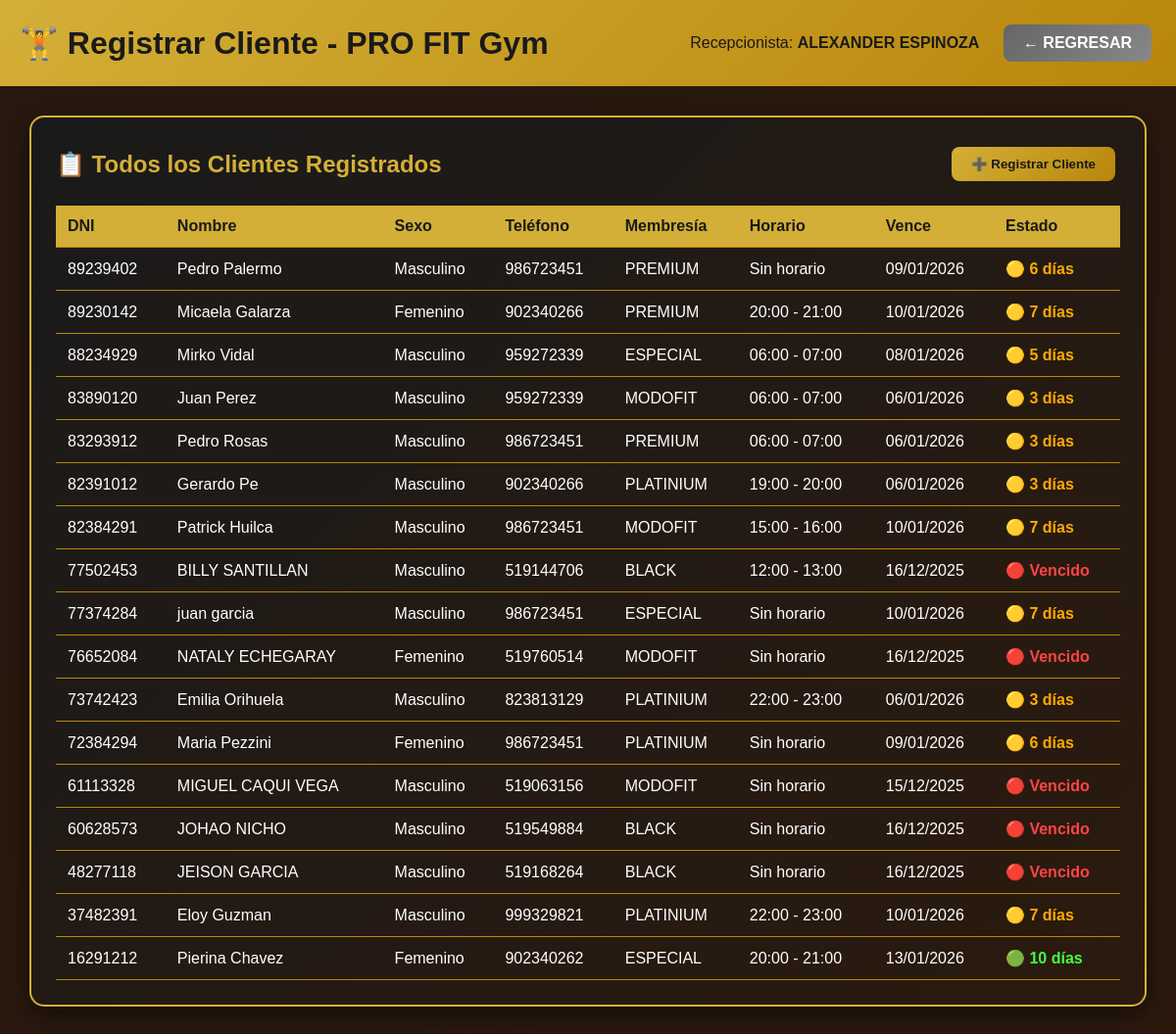
The page /empleado/clientes.php (signed in) on the database its author committed.
### tables this page shows
CREATE TABLE `membresia` (
  `Cod_Membresia` int(11) NOT NULL,
  `Fecha_Inicio` date DEFAULT NULL,
  `Fecha_Fin` date DEFAULT NULL,
  `Precio` decimal(10,2) DEFAULT NULL,
  `DNI_Cliente` char(8) DEFAULT NULL,
  `Cod_Pago` int(11) DEFAULT NULL,
  `Cod_Documento` int(11) DEFAULT NULL,
  `Cod_Estado` int(11) DEFAULT NULL,
  `Cod_Tipo_Membresia` int(11) DEFAULT NULL,
  `Estado` int(11) DEFAULT NULL
);

CREATE TABLE `cliente` (
  `DNI` char(8) NOT NULL,
  `Nombre` varchar(30) DEFAULT NULL,
  `Sexo` varchar(10) DEFAULT NULL,
  `Telefono` varchar(9) DEFAULT NULL,
  `Direccion` varchar(50) DEFAULT NULL,
  `Estado` int(11) DEFAULT NULL
);

CREATE TABLE `tipo_membresia` (
  `Cod_Tipo_Membresia` int(11) NOT NULL,
  `Nombre` varchar(20) DEFAULT NULL,
  `Estado` int(11) DEFAULT NULL,
  `precio_base` decimal(10,2) DEFAULT 0.00,
  `precio_oferta` decimal(10,2) DEFAULT 0.00,
  `tiene_oferta` tinyint(1) DEFAULT 0,
  `porcentaje_descuento` decimal(5,2) DEFAULT 0.00
);

CREATE TABLE `horario` (
  `Cod_Horario` int(11) NOT NULL,
  `Turno` varchar(25) DEFAULT NULL,
  `Fecha` date DEFAULT NULL,
  `Estado` int(11) DEFAULT NULL,
  `Cod_Coach` int(8) DEFAULT NULL
);

### empleado/clientes.php (the view, shortened to what this page needs)
<?php
require_once '../conexion.php';
$usuario = $_SESSION['usuario'];
?>
<!DOCTYPE html>
<html lang="es">
<head>
</head>
<body>
    <div class="header">
        <h1>🏋️ Registrar Cliente - PRO FIT Gym</h1>
        <div>
            <span style="color: #1a1a1a; margin-right: 15px;">
                Recepcionista: <strong><?php echo htmlspecialchars($usuario['nombre']); ?></strong>
            </span>
            <a href="../dashboard.php" class="btn btn-back">← REGRESAR</a>
        </div>
    </div>
    <div class="container">
        <div class="card">
            <div class="card-header">
                <h2>📋 Todos los Clientes Registrados</h2>
                <button class="btn" onclick="abrirModalRegistrar()">➕ Registrar Cliente</button>
            </div>
            <table>
                <thead>
                    <tr>
                        <th>DNI</th>
                        <th>Nombre</th>
                        <th>Sexo</th>
                        <th>Teléfono</th>
                        <th>Membresía</th>
                        <th>Horario</th>
                        <th>Vence</th>
                        <th>Estado</th>
                    </tr>
                </thead>
                <tbody>
                    <?php
                    $sql_clientes = "SELECT
                        c.DNI,
                        c.Nombre,
                        c.Sexo,
                        c.Telefono,
                        c.Direccion,
                        c.Estado,
                        tm.Nombre as Tipo_Membresia,
                        m.Fecha_Inicio,
                        m.Fecha_Fin,
                        m.Precio,
                        h.Turno,
                        DATEDIFF(m.Fecha_Fin, CURDATE()) as Dias_Restantes
                    FROM CLIENTE c
                    LEFT JOIN MEMBRESIA m ON c.DNI = m.DNI_Cliente AND m.Estado = 1
                    LEFT JOIN TIPO_MEMBRESIA tm ON m.Cod_Tipo_Membresia = tm.Cod_Tipo_Membresia
                    LEFT JOIN DETALLE_CLIENTE_H dch ON c.DNI = dch.DNI_Cliente AND dch.Estado = 1
                    LEFT JOIN HORARIO h ON dch.Cod_Horario = h.Cod_Horario
                    WHERE c.Estado = 1
                    ORDER BY c.DNI DESC";
                    $resultado = $conexion->query($sql_clientes);
                    if (!$resultado) {
                        echo '<tr><td colspan="8" style="text-align: center; color: red;">ERROR EN CONSULTA: ' . htmlspecialchars($conexion->error) . '</td></tr>';
                    } elseif ($resultado->num_rows > 0) {
                        while ($fila = $resultado->fetch_assoc()) {
                            $dias = $fila['Dias_Restantes'];
                            if ($dias === null) {
                                $estado_texto = '⚪ Sin membresía';
                                $estado_color = '#888';
                            } elseif ($dias < 0) {
                                $estado_texto = '🔴 Vencido';
                                $estado_color = '#ff4444';
                            } elseif ($dias <= 7) {
                                $estado_texto = '🟡 ' . $dias . ' días';
                                $estado_color = '#ffaa00';
                            } else {
                                $estado_texto = '🟢 ' . $dias . ' días';
                                $estado_color = '#44ff44';
                            }
                            echo "<tr>";
                            echo "<td>" . htmlspecialchars($fila['DNI']) . "</td>";
                            echo "<td>" . htmlspecialchars($fila['Nombre']) . "</td>";
                            echo "<td>" . htmlspecialchars($fila['Sexo']) . "</td>";
                            echo "<td>" . htmlspecialchars($fila['Telefono']) . "</td>";
                            echo "<td>" . htmlspecialchars($fila['Tipo_Membresia'] ?? 'Sin membresía') . "</td>";
                            echo "<td>" . htmlspecialchars($fila['Turno'] ?? 'Sin horario') . "</td>";
                            echo "<td>" . ($fila['Fecha_Fin'] ? date('d/m/Y', strtotime($fila['Fecha_Fin'])) : 'N/A') . "</td>";
                            echo "<td style='color: $estado_color; font-weight: bold;'>$estado_texto</td>";
                            echo "</tr>";
                        }
                    } else {
                        echo '<tr><td colspan="8" style="text-align: center; color: #888;">No hay clientes registrados</td></tr>';
                    }
                    ?>
                </tbody>
            </table>
        </div>
    </div>
</body>
</html>

### empleado/clientes.php (style rules this page uses)
* { margin: 0; padding: 0; box-sizing: border-box; }
body { font-family: Arial, sans-serif; background: linear-gradient(135deg, #1a1a1a 0%, #2b1a0e 100%); min-height: 100vh; color: #d4af37; }
.header { background: linear-gradient(135deg, #d4af37 0%, #b8860b 100%); color: #1a1a1a; padding: 20px; display: flex; justify-content: space-between; align-items: center; }
.container { padding: 30px; background: rgba(43, 26, 14, 0.8); min-height: calc(100vh - 80px); }
.card { background: linear-gradient(135deg, #1a1a1a, #2b1a0e); padding: 25px; border-radius: 15px; margin-bottom: 25px; box-shadow: 0 8px 25px rgba(0, 0, 0, 0.5); border: 2px solid #d4af37; }
.card-header { display: flex; justify-content: space-between; align-items: center; margin-bottom: 20px; }
.btn { padding: 10px 20px; background: linear-gradient(135deg, #d4af37, #b8860b); color: #1a1a1a; border: none; border-radius: 8px; cursor: pointer; font-weight: bold; margin: 5px; text-decoration: none; display: inline-block; transition: all 0.3s ease; }
.btn-back { background: linear-gradient(135deg, #666, #888); color: white; }
table { width: 100%; border-collapse: collapse; margin-top: 15px; color: white; }
th, td { padding: 12px; text-align: left; border-bottom: 1px solid #b8860b; }
th { background: #d4af37; color: #1a1a1a; }

### rows shown on the page
membresia: DNI_Cliente.DNI "89239402", DNI_Cliente.Nombre "Pedro Palermo", DNI_Cliente.Sexo "Masculino", DNI_Cliente.Telefono "986723451", Cod_Tipo_Membresia.Nombre "PREMIUM", Turno "Sin horario", Fecha_Fin "09/01/2026", estado_texto "🟡 6 días"
cliente: DNI "89230142", Nombre "Micaela Galarza", Sexo "Femenino", Telefono "902340266", tipo_membresia.Nombre "PREMIUM", horario.Turno "20:00 - 21:00", membresia.Fecha_Fin "10/01/2026", estado_texto "🟡 7 días"
cliente: DNI "88234929", Nombre "Mirko Vidal", Sexo "Masculino", Telefono "959272339", tipo_membresia.Nombre "ESPECIAL", horario.Turno "06:00 - 07:00", membresia.Fecha_Fin "08/01/2026", estado_texto "🟡 5 días"
cliente: DNI "83890120", Nombre "Juan Perez", Sexo "Masculino", Telefono "959272339", tipo_membresia.Nombre "MODOFIT", horario.Turno "06:00 - 07:00", membresia.Fecha_Fin "06/01/2026", estado_texto "🟡 3 días"
cliente: DNI "83293912", Nombre "Pedro Rosas", Sexo "Masculino", Telefono "986723451", tipo_membresia.Nombre "PREMIUM", horario.Turno "06:00 - 07:00", membresia.Fecha_Fin "06/01/2026", estado_texto "🟡 3 días"
cliente: DNI "82391012", Nombre "Gerardo Pe", Sexo "Masculino", Telefono "902340266", tipo_membresia.Nombre "PLATINIUM", horario.Turno "19:00 - 20:00", membresia.Fecha_Fin "06/01/2026", estado_texto "🟡 3 días"
cliente: DNI "82384291", Nombre "Patrick Huilca", Sexo "Masculino", Telefono "986723451", tipo_membresia.Nombre "MODOFIT", horario.Turno "15:00 - 16:00", membresia.Fecha_Fin "10/01/2026", estado_texto "🟡 7 días"
cliente: DNI "77502453", Nombre "BILLY SANTILLAN", Sexo "Masculino", Telefono "519144706", tipo_membresia.Nombre "BLACK", horario.Turno "12:00 - 13:00", membresia.Fecha_Fin "16/12/2025", estado_texto "🔴 Vencido"
membresia: DNI_Cliente.DNI "77374284", DNI_Cliente.Nombre "juan garcia", DNI_Cliente.Sexo "Masculino", DNI_Cliente.Telefono "986723451", Cod_Tipo_Membresia.Nombre "ESPECIAL", Turno "Sin horario", Fecha_Fin "10/01/2026", estado_texto "🟡 7 días"
membresia: DNI_Cliente.DNI "76652084", DNI_Cliente.Nombre "NATALY ECHEGARAY", DNI_Cliente.Sexo "Femenino", DNI_Cliente.Telefono "519760514", Cod_Tipo_Membresia.Nombre "MODOFIT", Turno "Sin horario", Fecha_Fin "16/12/2025", estado_texto "🔴 Vencido"
cliente: DNI "73742423", Nombre "Emilia Orihuela", Sexo "Masculino", Telefono "823813129", tipo_membresia.Nombre "PLATINIUM", horario.Turno "22:00 - 23:00", membresia.Fecha_Fin "06/01/2026", estado_texto "🟡 3 días"
membresia: DNI_Cliente.DNI "72384294", DNI_Cliente.Nombre "Maria Pezzini", DNI_Cliente.Sexo "Femenino", DNI_Cliente.Telefono "986723451", Cod_Tipo_Membresia.Nombre "PLATINIUM", Turno "Sin horario", Fecha_Fin "09/01/2026", estado_texto "🟡 6 días"
membresia: DNI_Cliente.DNI "61113328", DNI_Cliente.Nombre "MIGUEL CAQUI VEGA", DNI_Cliente.Sexo "Masculino", DNI_Cliente.Telefono "519063156", Cod_Tipo_Membresia.Nombre "MODOFIT", Turno "Sin horario", Fecha_Fin "15/12/2025", estado_texto "🔴 Vencido"
membresia: DNI_Cliente.DNI "60628573", DNI_Cliente.Nombre "JOHAO NICHO", DNI_Cliente.Sexo "Masculino", DNI_Cliente.Telefono "519549884", Cod_Tipo_Membresia.Nombre "BLACK", Turno "Sin horario", Fecha_Fin "16/12/2025", estado_texto "🔴 Vencido"
membresia: DNI_Cliente.DNI "48277118", DNI_Cliente.Nombre "JEISON GARCIA", DNI_Cliente.Sexo "Masculino", DNI_Cliente.Telefono "519168264", Cod_Tipo_Membresia.Nombre "BLACK", Turno "Sin horario", Fecha_Fin "16/12/2025", estado_texto "🔴 Vencido"
cliente: DNI "37482391", Nombre "Eloy Guzman", Sexo "Masculino", Telefono "999329821", tipo_membresia.Nombre "PLATINIUM", horario.Turno "22:00 - 23:00", membresia.Fecha_Fin "10/01/2026", estado_texto "🟡 7 días"
cliente: DNI "16291212", Nombre "Pierina Chavez", Sexo "Femenino", Telefono "902340262", tipo_membresia.Nombre "ESPECIAL", horario.Turno "20:00 - 21:00", membresia.Fecha_Fin "13/01/2026", estado_texto "🟢 10 días"

### other values the page prints
$usuario['nombre'] "ALEXANDER ESPINOZA"
